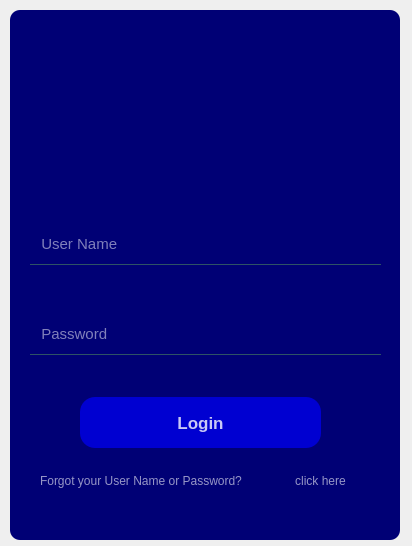
<?xml version="1.0" encoding="UTF-8"?>
<ui version="4.0">
 <class>Form</class>
 <widget class="QWidget" name="Form">
  <property name="geometry">
   <rect>
    <x>0</x>
    <y>0</y>
    <width>412</width>
    <height>546</height>
   </rect>
  </property>
  <property name="windowTitle">
   <string>Form</string>
  </property>
  <property name="styleSheet">
   <string notr="true">QPushButton#pushButton{
background-color:rgb(0,0,209);
color:rgb(255,255,255,200);
border-radius:5px;
}
QPushButton#pushButton:pressed{
padding-left:5px;
padding-top:5px;
background-color:rgb(0,0,209);
background-position:calc(100%-10px)center;
}
QPushButton#pushButton:hover{
background-color:rgb(0,0,240);
}
</string>
  </property>
  <widget class="QWidget" name="widget" native="true">
   <property name="geometry">
    <rect>
     <x>10</x>
     <y>10</y>
     <width>390</width>
     <height>530</height>
    </rect>
   </property>
   <widget class="QLabel" name="label">
    <property name="geometry">
     <rect>
      <x>0</x>
      <y>0</y>
      <width>390</width>
      <height>530</height>
     </rect>
    </property>
    <property name="styleSheet">
     <string notr="true">background-color:rgb(0, 0, 117);
border-radius:10px;</string>
    </property>
    <property name="text">
     <string/>
    </property>
   </widget>
   <widget class="QLineEdit" name="usname">
    <property name="geometry">
     <rect>
      <x>20</x>
      <y>220</y>
      <width>351</width>
      <height>35</height>
     </rect>
    </property>
    <property name="font">
     <font>
      <pointsize>11</pointsize>
     </font>
    </property>
    <property name="styleSheet">
     <string notr="true">background-color:rgb(0,0,0,0);
border:1px solid rgb(0,0,0,0);
border-bottom-color:rgb(46,82,101,255);
color:rgb(255,255,255);
padding-bottom:7px;</string>
    </property>
    <property name="placeholderText">
     <string>  User Name</string>
    </property>
   </widget>
   <widget class="QLineEdit" name="passw">
    <property name="geometry">
     <rect>
      <x>20</x>
      <y>310</y>
      <width>351</width>
      <height>35</height>
     </rect>
    </property>
    <property name="font">
     <font>
      <pointsize>11</pointsize>
      <weight>50</weight>
      <bold>false</bold>
     </font>
    </property>
    <property name="styleSheet">
     <string notr="true">background-color:rgb(0,0,0,0);
border:1px solid rgb(0,0,0,0);
border-bottom-color:rgb(46,82,101,255);
color:rgb(255,255,255);
padding-bottom:7px;</string>
    </property>
    <property name="echoMode">
     <enum>QLineEdit::Password</enum>
    </property>
    <property name="placeholderText">
     <string>  Password</string>
    </property>
   </widget>
   <widget class="QLabel" name="img">
    <property name="geometry">
     <rect>
      <x>110</x>
      <y>30</y>
      <width>161</width>
      <height>161</height>
     </rect>
    </property>
    <property name="text">
     <string/>
    </property>
    <property name="pixmap">
     <pixmap>logimg2.png</pixmap>
    </property>
    <property name="scaledContents">
     <bool>true</bool>
    </property>
    <property name="alignment">
     <set>Qt::AlignCenter</set>
    </property>
   </widget>
   <widget class="QLabel" name="forgotpassw">
    <property name="geometry">
     <rect>
      <x>30</x>
      <y>450</y>
      <width>261</width>
      <height>41</height>
     </rect>
    </property>
    <property name="font">
     <font>
      <pointsize>9</pointsize>
     </font>
    </property>
    <property name="styleSheet">
     <string notr="true">color:rgb(255,255,255,150);</string>
    </property>
    <property name="text">
     <string>Forgot your User Name or Password?</string>
    </property>
   </widget>
   <widget class="QPushButton" name="pushButton">
    <property name="geometry">
     <rect>
      <x>70</x>
      <y>387</y>
      <width>241</width>
      <height>51</height>
     </rect>
    </property>
    <property name="font">
     <font>
      <pointsize>13</pointsize>
      <weight>75</weight>
      <bold>true</bold>
     </font>
    </property>
    <property name="styleSheet">
     <string notr="true">border-radius:15px;</string>
    </property>
    <property name="text">
     <string>Login</string>
    </property>
   </widget>
   <widget class="QLabel" name="label_2">
    <property name="geometry">
     <rect>
      <x>20</x>
      <y>344</y>
      <width>201</width>
      <height>31</height>
     </rect>
    </property>
    <property name="font">
     <font>
      <pointsize>9</pointsize>
     </font>
    </property>
    <property name="styleSheet">
     <string notr="true">color:rgb(255, 0, 4);</string>
    </property>
    <property name="text">
     <string/>
    </property>
   </widget>
   <widget class="QPushButton" name="forgotbtn">
    <property name="geometry">
     <rect>
      <x>280</x>
      <y>460</y>
      <width>61</width>
      <height>21</height>
     </rect>
    </property>
    <property name="font">
     <font>
      <pointsize>9</pointsize>
     </font>
    </property>
    <property name="styleSheet">
     <string notr="true">QPushButton{
	background-color:rgb(0, 0, 117);
	color:rgb(255,255,255,150);
	border: 2px solid rgb(0, 0, 117);
}

QPushButton:pressed{
	color:rgb(255, 89, 92)
}
</string>
    </property>
    <property name="text">
     <string>click here</string>
    </property>
   </widget>
  </widget>
 </widget>
 <resources/>
 <connections/>
</ui>
